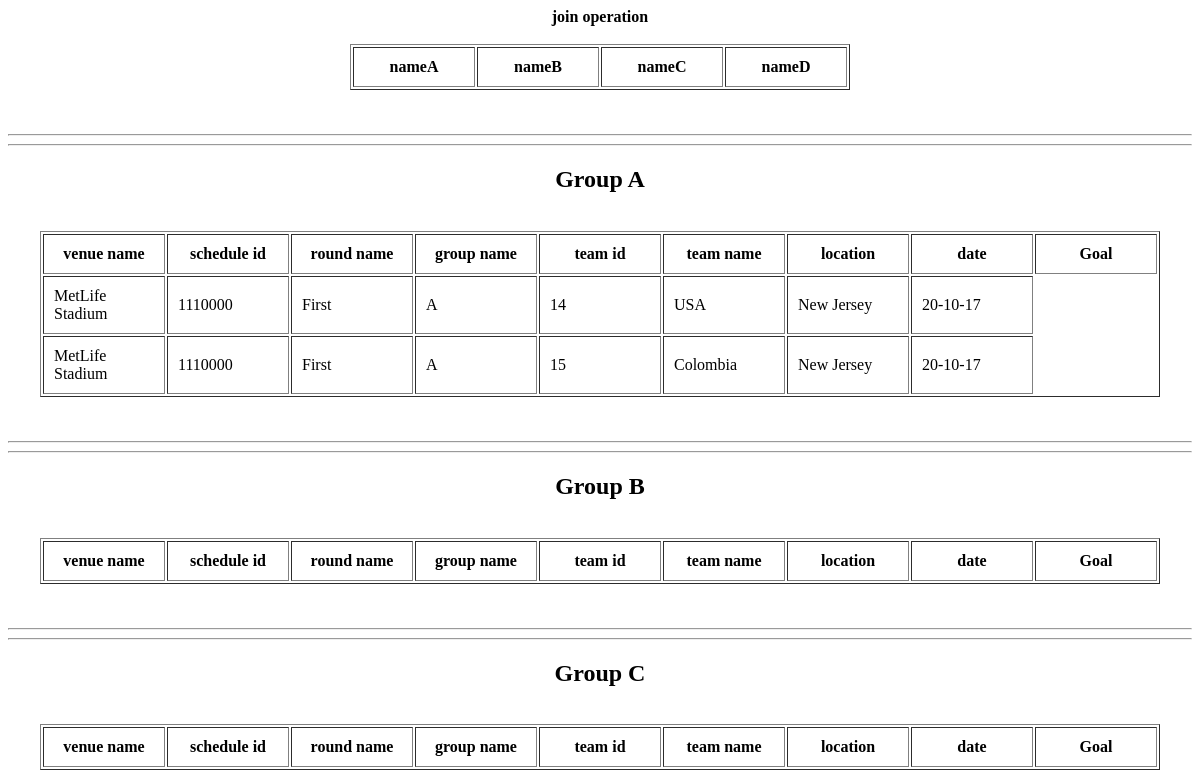
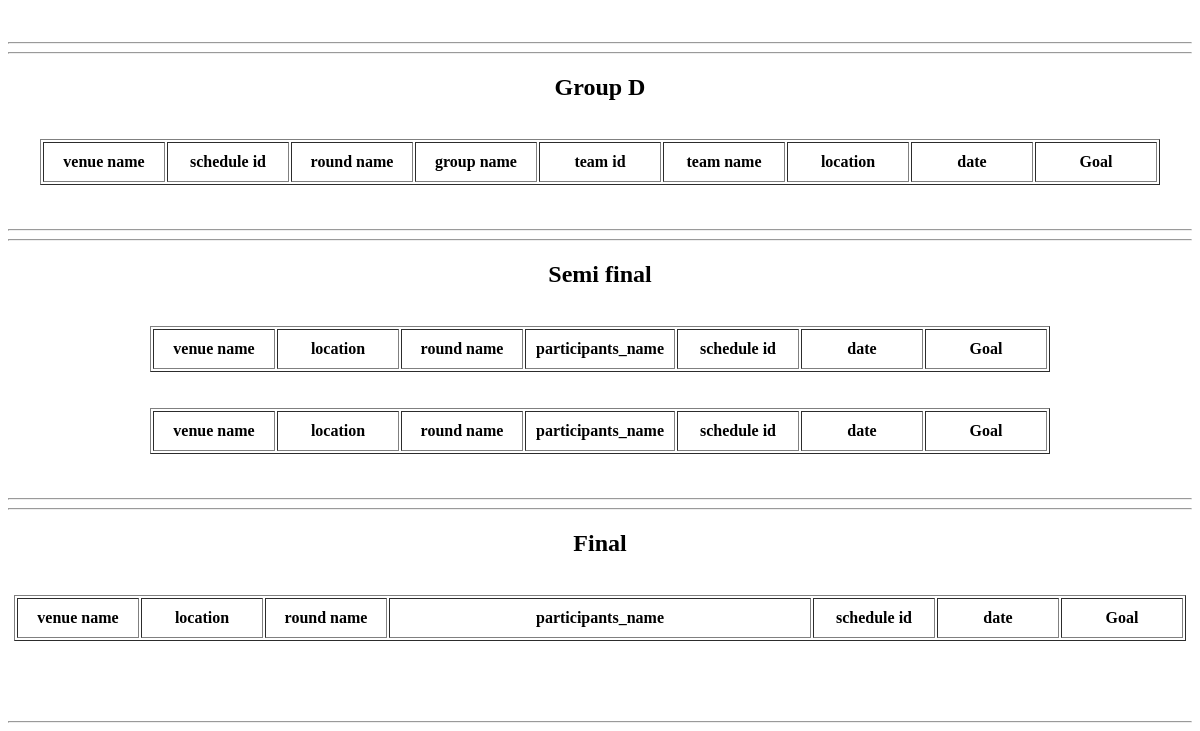
The page /MultipleJoine.php on the database as committed earlier (2 pictures, top to bottom).
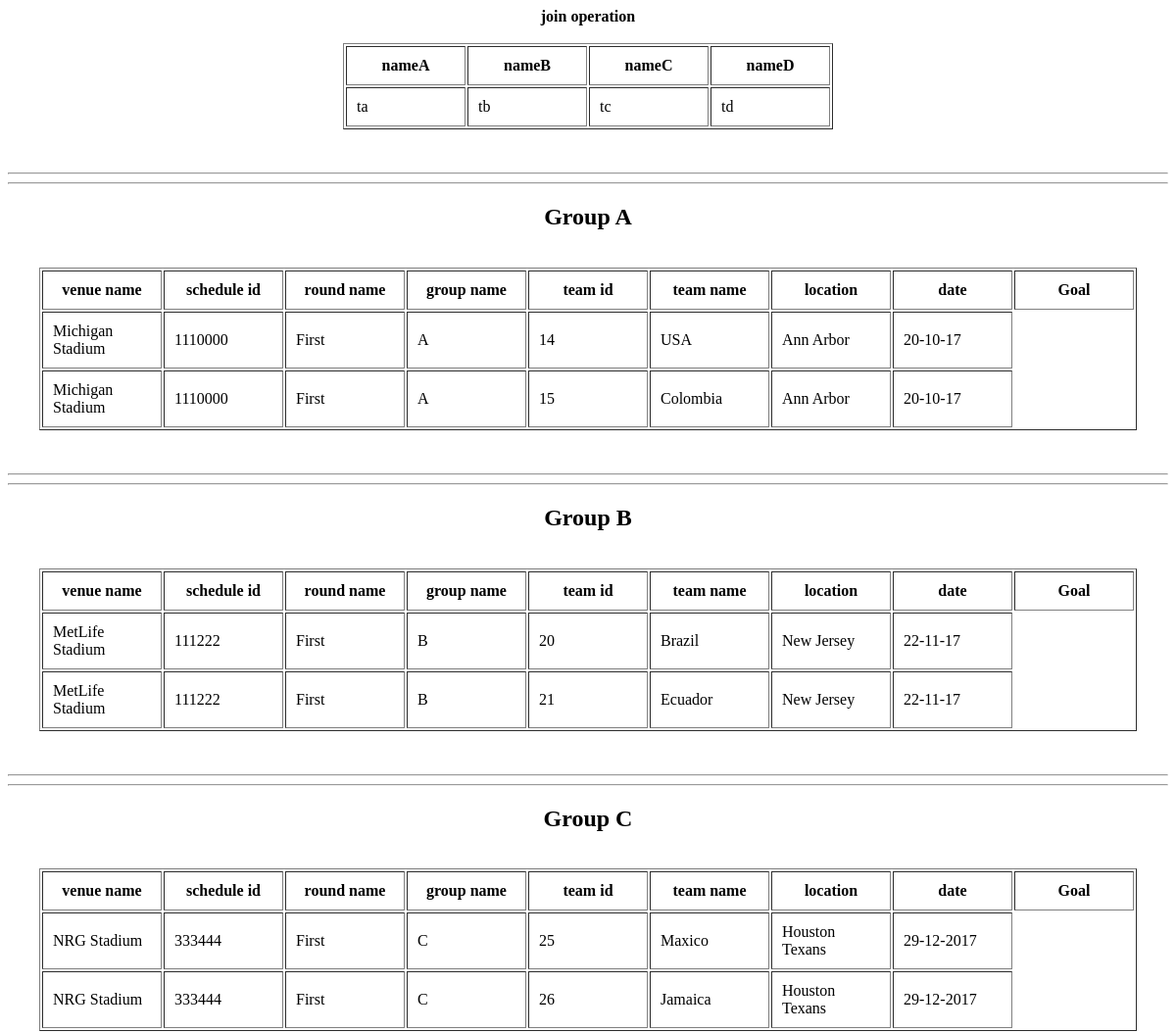
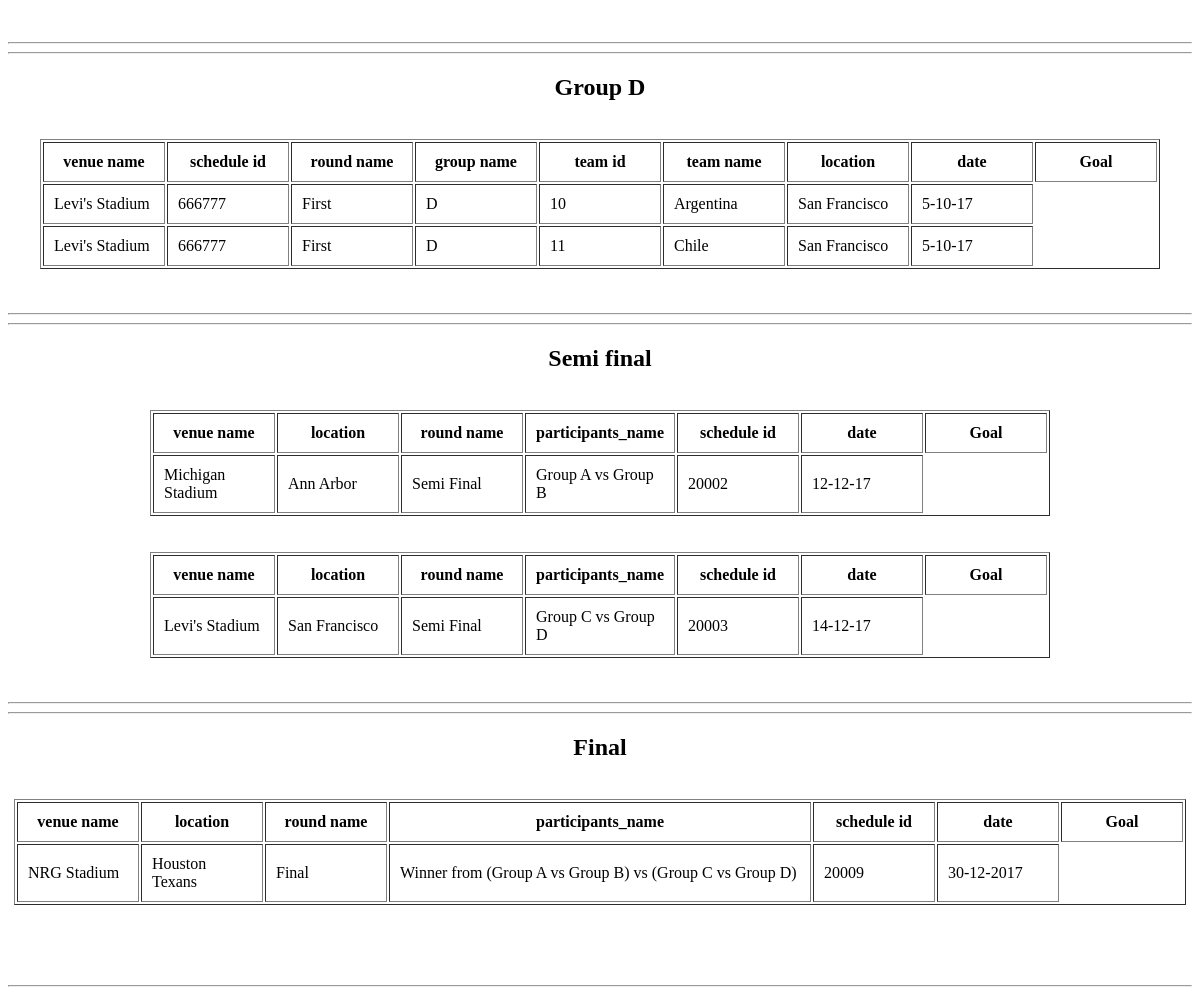
The same page on the database as committed later (2 pictures, top to bottom).
### tables this page shows
CREATE TABLE `venue_info` (
  `venue_id` int(20) NOT NULL,
  `venue_name` varchar(20) NOT NULL,
  `location` varchar(20) NOT NULL,
  `weather` varchar(20) NOT NULL,
  `highest_goal` varchar(20) NOT NULL,
  `total_match` varchar(20) NOT NULL
);

CREATE TABLE `schedule_info` (
  `schedule_id` int(20) NOT NULL,
  `participants_name` varchar(100) NOT NULL,
  `venue_id` int(20) NOT NULL,
  `round_id` int(20) NOT NULL,
  `date` varchar(20) NOT NULL,
  `time` varchar(20) NOT NULL
);

CREATE TABLE `round_info` (
  `round_id` int(20) NOT NULL,
  `round_name` varchar(20) NOT NULL,
  `group_name` varchar(10) NOT NULL
);

CREATE TABLE `group_t` (
  `group_name` varchar(20) NOT NULL,
  `team_id` varchar(20) NOT NULL
);

CREATE TABLE `team_info` (
  `team_id` int(20) NOT NULL,
  `team_name` varchar(20) NOT NULL,
  `flag` varchar(20) NOT NULL,
  `coach_id` int(20) NOT NULL
);

CREATE TABLE `tablea` (
  `aID` varchar(20) NOT NULL,
  `nameA` varchar(20) NOT NULL,
  `dID` varchar(20) NOT NULL
);

CREATE TABLE `tableb` (
  `bID` varchar(20) NOT NULL,
  `nameB` varchar(20) NOT NULL,
  `cID` varchar(20) NOT NULL,
  `aID` varchar(20) NOT NULL
);

CREATE TABLE `tablec` (
  `cID` varchar(20) NOT NULL,
  `nameC` varchar(20) NOT NULL,
  `date` varchar(20) NOT NULL
);

CREATE TABLE `tabled` (
  `dID` varchar(20) NOT NULL,
  `nameD` varchar(20) NOT NULL
);

### MultipleJoine.php (the view, shortened to what the changed rows need)
<html>
<head>
</head>
<body>
<?php
        $result = mysql_query(
                (
                    "           SELECT tablea.*, tableb.*, tablec.*, tabled.*
                                    FROM tablea
                                        JOIN tableb
                                            ON tableb.aID = tablea.aID
                                        JOIN tablec
                                            ON tablec.cID = tableb.cID
                                        JOIN tabled
                                            ON tabled.dID = tablea.dID
                                    -- WHERE DATE(tablec.date)=date(now())  "
                )
            )
                or die(mysql_error());
        echo "<div align='center'><b>join operation</b> </div> <br>";
      echo " <div align='center'> "   ;
        echo "<table border='1' cellpadding='10'>";
        echo "<tr> <th width=100>nameA</th> <th width=100>nameB</th> <th width=100>nameC</th><th width=100>nameD</th>";
        while($row = mysql_fetch_array( $result )) {
                echo "<tr>";
                echo '<td  >' . $row['nameA'] . '</td>';
                echo '<td >' . $row['nameB'] . '</td>';
                echo '<td >' . $row['nameC'] . '</td>';
                echo '<td >' . $row['nameD'] . '</td>';
                echo "</tr>";
        }
        echo "</table>";
        echo "</div>";
?>
<br><br>
<?php
        $result = mysql_query(
                (
                    "           SELECT venue_info.*, schedule_info.*, round_info.*, group_t.*,team_info.*
                                    FROM venue_info
                                        JOIN schedule_info
                                            ON schedule_info.venue_id = venue_info.venue_id
                                        JOIN round_info
                                            ON round_info.round_id = schedule_info.round_id
                                        JOIN group_t
                                            ON group_t.group_name = round_info.group_name
                                        JOIN team_info
                                            ON team_info.team_id = group_t.team_id
                                            WHERE schedule_info.schedule_id = '1110000'
                                    -- WHERE DATE(tablec.date)=date(now())  "
                )
            )
                or die(mysql_error());
        echo "<div align='center'><h2>Group A</h2> </div> <br>";
      echo " <div align='center'> "   ;
        echo "<table border='1' cellpadding='10'>";
        echo "<tr>
        <th width=100>venue name</th>
        <th width=100>  schedule id</th>
        <th width=100>round name</th>
        <th width=100>group name</th>
        <th width=100>team id</th>
        <th width=100>team name</th>
        <th width=100>location</th>
        <th width=100>date</th>
        <th width=100>Goal</th>";
        while($row = mysql_fetch_array( $result )) {
                echo "<tr>";
                echo '<td  >' . $row['venue_name'] . '</td>';
                echo '<td >' . $row['schedule_id'] . '</td>';
                echo '<td >' . $row['round_name'] . '</td>';
                echo '<td >' . $row['group_name'] .  '</td>';
                echo '<td >' . $row['team_id'] . '</td>';
                echo '<td >' . $row['team_name'] . '</td>';
                echo '<td >' . $row['location'] . '</td>';
                echo '<td >' . $row['date'] . '</td>';
                echo "</tr>";
        }
        echo "</table>";
        echo "</div>";
?>
<br><br>
<?php
        $result = mysql_query(
                (
                    "           SELECT team_info .*, group_t  .*, round_info.*, schedule_info.*,venue_info.*
                                    FROM team_info
                                        JOIN group_t
                                            ON group_t.team_id = team_info.team_id
                                        JOIN round_info
                                            ON round_info.group_name = group_t.group_name
                                        JOIN schedule_info
                                            ON schedule_info.round_id = round_info.round_id
                                        JOIN venue_info
                                            ON venue_info.venue_id = schedule_info.venue_id
                                            WHERE schedule_info.schedule_id = '111222'
                                    -- WHERE DATE(tablec.date)=date(now())  "
                )
            )
                or die(mysql_error());
        echo "<div align='center'><h2>Group B</h2> </div> <br>";
      echo " <div align='center'> "   ;
        echo "<table border='1' cellpadding='10'>";
        echo "<tr>
        <th width=100>venue name</th>
        <th width=100>  schedule id</th>
        <th width=100>round name</th>
        <th width=100>group name</th>
        <th width=100>team id</th>
        <th width=100>team name</th>
        <th width=100>location</th>
        <th width=100>date</th>
        <th width=100>Goal</th>";
        while($row = mysql_fetch_array( $result )) {
                echo "<tr>";
                echo '<td  >' . $row['venue_name'] . '</td>';
                echo '<td >' . $row['schedule_id'] . '</td>';
                echo '<td >' . $row['round_name'] . '</td>';
                echo '<td >' . $row['group_name'] .  '</td>';
                echo '<td >' . $row['team_id'] . '</td>';
                echo '<td >' . $row['team_name'] . '</td>';
                echo '<td >' . $row['location'] . '</td>';
                echo '<td >' . $row['date'] . '</td>';
                echo "</tr>";
        }
        echo "</table>";
        echo "</div>";
?>
<br><br>
<?php
        $result = mysql_query(
                (
                    "           SELECT team_info .*, group_t  .*, round_info.*, schedule_info.*,venue_info.*
                                    FROM team_info
                                        JOIN group_t
                                            ON group_t.team_id = team_info.team_id
                                        JOIN round_info
                                            ON round_info.group_name = group_t.group_name
                                        JOIN schedule_info
                                            ON schedule_info.round_id = round_info.round_id
                                        JOIN venue_info
                                            ON venue_info.venue_id = schedule_info.venue_id
                                            WHERE schedule_info.schedule_id = '333444'
                                    -- WHERE DATE(tablec.date)=date(now())  "
                )            )
                or die(mysql_error());
        echo "<div align='center'><h2>Group C</h2> </div> <br>";
      echo " <div align='center'> "   ;
        echo "<table border='1' cellpadding='10'>";
        echo "<tr>
        <th width=100>venue name</th>
        <th width=100>  schedule id</th>
        <th width=100>round name</th>
        <th width=100>group name</th>
        <th width=100>team id</th>
        <th width=100>team name</th>
        <th width=100>location</th>
        <th width=100>date</th>
        <th width=100>Goal</th>";
        while($row = mysql_fetch_array( $result )) {
                echo "<tr>";
                echo '<td  >' . $row['venue_name'] . '</td>';
                echo '<td >' . $row['schedule_id'] . '</td>';
                echo '<td >' . $row['round_name'] . '</td>';
                echo '<td >' . $row['group_name'] .  '</td>';
                echo '<td >' . $row['team_id'] . '</td>';
                echo '<td >' . $row['team_name'] . '</td>';
                echo '<td >' . $row['location'] . '</td>';
                echo '<td >' . $row['date'] . '</td>';
                echo "</tr>";
        }
        echo "</table>";
        echo "</div>";
?>
<br><br>
<?php
        $result = mysql_query(
                (
                    "           SELECT team_info .*, group_t  .*, round_info.*, schedule_info.*,venue_info.*
                                    FROM team_info
                                        JOIN group_t
                                            ON group_t.team_id = team_info.team_id
                                        JOIN round_info
                                            ON round_info.group_name = group_t.group_name
                                        JOIN schedule_info
                                            ON schedule_info.round_id = round_info.round_id
                                        JOIN venue_info
                                            ON venue_info.venue_id = schedule_info.venue_id
                                            WHERE schedule_info.schedule_id = '666777'
                                    -- WHERE DATE(tablec.date)=date(now())  "
                )            )
                or die(mysql_error());
        echo "<div align='center'><h2>Group D</h2> </div> <br>";
      echo " <div align='center'> "   ;
        echo "<table border='1' cellpadding='10'>";
        echo "<tr>
        <th width=100>venue name</th>
        <th width=100>  schedule id</th>
        <th width=100>round name</th>
        <th width=100>group name</th>
        <th width=100>team id</th>
        <th width=100>team name</th>
        <th width=100>location</th>
        <th width=100>date</th>
        <th width=100>Goal</th>";
        while($row = mysql_fetch_array( $result )) {
                echo "<tr>";
                echo '<td  >' . $row['venue_name'] . '</td>';
                echo '<td >' . $row['schedule_id'] . '</td>';
                echo '<td >' . $row['round_name'] . '</td>';
                echo '<td >' . $row['group_name'] .  '</td>';
                echo '<td >' . $row['team_id'] . '</td>';
                echo '<td >' . $row['team_name'] . '</td>';
                echo '<td >' . $row['location'] . '</td>';
                echo '<td >' . $row['date'] . '</td>';
                echo "</tr>";
        }
        echo "</table>";
        echo "</div>";
?>
<br><br>
<?php
        $result = mysql_query(
                (
                    "           SELECT  venue_info.*,schedule_info.*, round_info.*
                                    FROM venue_info
                                        JOIN schedule_info
                                            ON schedule_info.venue_id = venue_info.venue_id
                                        JOIN round_info
                                            ON round_info.round_id = schedule_info.round_id
                                           WHERE schedule_info.schedule_id = '20002'
                                    -- WHERE DATE(tablec.date)=date(now())  "
                )            )
                or die(mysql_error());
        echo "<div align='center'><h2>Semi final</h2> </div> <br>";
      echo " <div align='center'> "   ;
        echo "<table border='1' cellpadding='10'>";
        echo "<tr>
        <th width=100>venue name</th>
        <th width=100>location</th>
        <th width=100>round name</th>
        <th width=100>participants_name</th>
        <th width=100>schedule id</th>
        <th width=100>date</th>
        <th width=100>Goal</th>";
        while($row = mysql_fetch_array( $result )) {
                echo "<tr>";
                echo '<td  >' . $row['venue_name'] . '</td>';
                echo '<td >' . $row['location'] . '</td>';
                echo '<td >' . $row['round_name'] . '</td>';
                echo '<td >' . $row['participants_name'] .  '</td>';
                echo '<td >' . $row['schedule_id'] . '</td>';
                echo '<td >' . $row['date'] . '</td>';
                echo "</tr>";
        }
        echo "</table>";
        echo "</div>";
?>
<br><br>
<?php
        $result = mysql_query(
                (
                    "           SELECT  venue_info.*,schedule_info.*, round_info.*
                                    FROM venue_info
                                        JOIN schedule_info
                                            ON schedule_info.venue_id = venue_info.venue_id
                                        JOIN round_info
                                            ON round_info.round_id = schedule_info.round_id
                                           WHERE schedule_info.schedule_id = '20003'
                                    -- WHERE DATE(tablec.date)=date(now())  "
                )            )
                or die(mysql_error());
      echo " <div align='center'> "   ;
        echo "<table border='1' cellpadding='10'>";
        echo "<tr>
        <th width=100>venue name</th>
        <th width=100>location</th>
        <th width=100>round name</th>
        <th width=100>participants_name</th>
        <th width=100>schedule id</th>
        <th width=100>date</th>
        <th width=100>Goal</th>";
        while($row = mysql_fetch_array( $result )) {
                echo "<tr>";
                echo '<td  >' . $row['venue_name'] . '</td>';
                echo '<td >' . $row['location'] . '</td>';
                echo '<td >' . $row['round_name'] . '</td>';
                echo '<td >' . $row['participants_name'] .  '</td>';
                echo '<td >' . $row['schedule_id'] . '</td>';
                echo '<td >' . $row['date'] . '</td>';
                echo "</tr>";
        }
        echo "</table>";
        echo "</div>";
?>
<br><br>
<?php
        $result = mysql_query(
                (
                    "           SELECT  venue_info.*,schedule_info.*, round_info.*
                                    FROM venue_info
                                        JOIN schedule_info
                                            ON schedule_info.venue_id = venue_info.venue_id
                                        JOIN round_info
                                            ON round_info.round_id = schedule_info.round_id
                                           WHERE schedule_info.schedule_id = '20009'
                                    -- WHERE DATE(tablec.date)=date(now())  "
                )            )
                or die(mysql_error());
        echo "<div align='center'><h2>Final</h2> </div> <br>";
      echo " <div align='center'> "   ;
        echo "<table border='1' cellpadding='10'>";
        echo "<tr>
        <th width=100>venue name</th>
        <th width=100>location</th>
        <th width=100>round name</th>
        <th width=400>participants_name</th>
        <th width=100>schedule id</th>
        <th width=100>date</th>
        <th width=100>Goal</th>";
        while($row = mysql_fetch_array( $result )) {
                echo "<tr>";
                echo '<td  >' . $row['venue_name'] . '</td>';
                echo '<td >' . $row['location'] . '</td>';
                echo '<td >' . $row['round_name'] . '</td>';
                echo '<td >' . $row['participants_name'] .  '</td>';
                echo '<td >' . $row['schedule_id'] . '</td>';
                echo '<td >' . $row['date'] . '</td>';
                echo "</tr>";
        }
        echo "</table>";
        echo "</div>";
?>
<br><br>
<br><br>
</body>
</html>

Rows that differ between the two databases and show on the page:
no longer on this page (row unchanged): venue_info: venue_name "MetLife Stadium", schedule_info.schedule_id "1110000", round_info.round_name "First", group_t.group_name "A", team_info.team_id "14", team_info.team_name "USA", location "New Jersey", schedule_info.date "20-10-17", team_info.team_id "15", team_info.team_name "Colombia"
added tablea: nameA "ta", tableb.nameB "tb", tablec.nameC "tc", dID.nameD "td"
added venue_info: venue_name "Michigan Stadium", schedule_info.schedule_id "1110000", round_info.round_name "First", group_t.group_name "A", team_info.team_id "14", team_info.team_name "USA", location "Ann Arbor", schedule_info.date "20-10-17", team_info.team_id "15", team_info.team_name "Colombia"
now on this page (row unchanged): team_info: venue_info.venue_name "MetLife Stadium", schedule_info.schedule_id "111222", round_info.round_name "First", round_info.group_name "B", group_t.team_id "20", team_name "Brazil", venue_info.location "New Jersey", schedule_info.date "22-11-17", shown under "Group B"
now on this page (row unchanged): team_info: venue_info.venue_name "MetLife Stadium", schedule_info.schedule_id "111222", round_info.round_name "First", round_info.group_name "B", group_t.team_id "21", team_name "Ecuador", venue_info.location "New Jersey", schedule_info.date "22-11-17", shown under "Group B"
now on this page (row unchanged): team_info: venue_info.venue_name "NRG Stadium", schedule_info.schedule_id "333444", round_info.round_name "First", round_info.group_name "C", group_t.team_id "25", team_name "Maxico", venue_info.location "Houston Texans", schedule_info.date "29-12-2017", shown under "Group C"
now on this page (row unchanged): team_info: venue_info.venue_name "NRG Stadium", schedule_info.schedule_id "333444", round_info.round_name "First", round_info.group_name "C", group_t.team_id "26", team_name "Jamaica", venue_info.location "Houston Texans", schedule_info.date "29-12-2017", shown under "Group C"
now on this page (row unchanged): team_info: venue_info.venue_name "Levi's Stadium", schedule_info.schedule_id "666777", round_info.round_name "First", round_info.group_name "D", group_t.team_id "10", team_name "Argentina", venue_info.location "San Francisco", schedule_info.date "5-10-17", shown under "Group D"
now on this page (row unchanged): team_info: venue_info.venue_name "Levi's Stadium", schedule_info.schedule_id "666777", round_info.round_name "First", round_info.group_name "D", group_t.team_id "11", team_name "Chile", venue_info.location "San Francisco", schedule_info.date "5-10-17", shown under "Group D"
added schedule_info: venue.venue_name "Michigan Stadium", venue.location "Ann Arbor", round.round_name "Semi Final", participants_name "Group A vs Group B", schedule_id "20002", date "12-12-17", shown under "Semi final"
added schedule_info: venue.venue_name "Levi's Stadium", venue.location "San Francisco", round.round_name "Semi Final", participants_name "Group C vs Group D", schedule_id "20003", date "14-12-17"
added schedule_info: venue.venue_name "NRG Stadium", venue.location "Houston Texans", round.round_name "Final", participants_name "Winner from (Group A vs Group B) vs (Group C vs Group D)", schedule_id "20009", date "30-12-2017"
